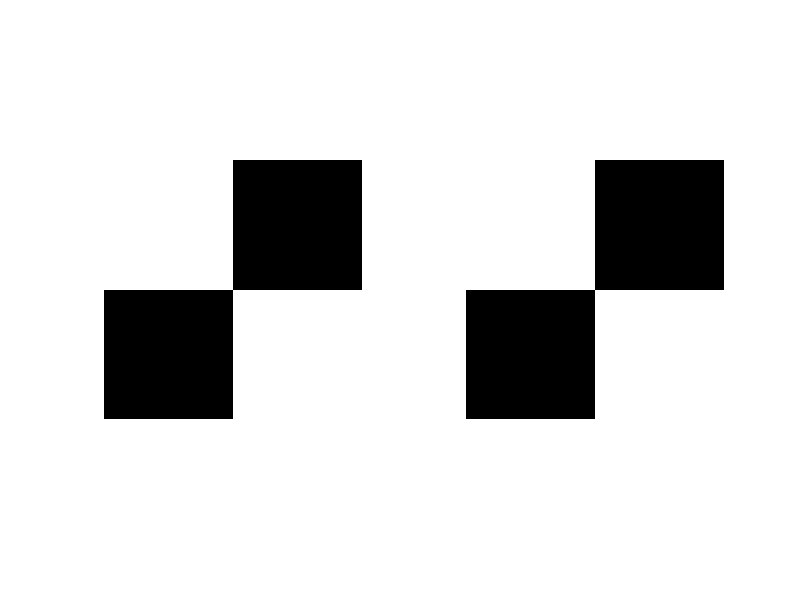

MATLAB code to generate this figure:
close all, clc, clear;

x = [255, 0; 0, 255];
subplot(1,2,1);         imshow(x);
imwrite(uint8(x),'synth-image.png','PNG');

y = imread('synth-image.png');
subplot(1,2,2);         imshow(y);